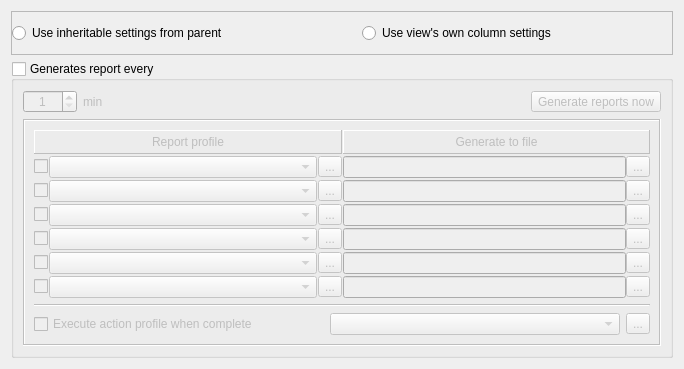
<?xml version="1.0" encoding="UTF-8"?>
<ui version="4.0">
 <class>DynamicViewReportsWidget</class>
 <widget class="QWidget" name="DynamicViewReportsWidget">
  <property name="geometry">
   <rect>
    <x>0</x>
    <y>0</y>
    <width>684</width>
    <height>369</height>
   </rect>
  </property>
  <property name="windowTitle">
   <string>Form</string>
  </property>
  <layout class="QVBoxLayout" name="verticalLayout_5">
   <item>
    <widget class="QFrame" name="frame">
     <property name="frameShape">
      <enum>QFrame::StyledPanel</enum>
     </property>
     <property name="frameShadow">
      <enum>QFrame::Raised</enum>
     </property>
     <layout class="QHBoxLayout" name="horizontalLayout_5">
      <property name="spacing">
       <number>40</number>
      </property>
      <property name="leftMargin">
       <number>0</number>
      </property>
      <property name="topMargin">
       <number>5</number>
      </property>
      <property name="rightMargin">
       <number>0</number>
      </property>
      <property name="bottomMargin">
       <number>5</number>
      </property>
      <item>
       <widget class="QRadioButton" name="rdUseInheritable">
        <property name="text">
         <string>Use inheritable settings from parent</string>
        </property>
       </widget>
      </item>
      <item>
       <widget class="QRadioButton" name="rdUseOwn">
        <property name="text">
         <string>Use view's own column settings</string>
        </property>
       </widget>
      </item>
     </layout>
    </widget>
   </item>
   <item>
    <widget class="QGroupBox" name="grpGenerateReporEvery">
     <property name="title">
      <string>Generates report every</string>
     </property>
     <property name="checkable">
      <bool>true</bool>
     </property>
     <property name="checked">
      <bool>false</bool>
     </property>
     <layout class="QVBoxLayout" name="verticalLayout_4">
      <item>
       <layout class="QHBoxLayout" name="horizontalLayout">
        <item>
         <widget class="QSpinBox" name="spinGenerateReportsMin">
          <property name="alignment">
           <set>Qt::AlignCenter</set>
          </property>
          <property name="minimum">
           <number>1</number>
          </property>
          <property name="maximum">
           <number>1439</number>
          </property>
         </widget>
        </item>
        <item>
         <widget class="QLabel" name="label">
          <property name="text">
           <string>min</string>
          </property>
         </widget>
        </item>
        <item>
         <spacer name="horizontalSpacer">
          <property name="orientation">
           <enum>Qt::Horizontal</enum>
          </property>
          <property name="sizeHint" stdset="0">
           <size>
            <width>40</width>
            <height>20</height>
           </size>
          </property>
         </spacer>
        </item>
        <item>
         <widget class="QToolButton" name="btnGenerateNow">
          <property name="text">
           <string>Generate reports now</string>
          </property>
         </widget>
        </item>
       </layout>
      </item>
      <item>
       <widget class="QFrame" name="frame_21">
        <property name="frameShape">
         <enum>QFrame::Box</enum>
        </property>
        <property name="frameShadow">
         <enum>QFrame::Sunken</enum>
        </property>
        <layout class="QVBoxLayout" name="verticalLayout_3">
         <item>
          <layout class="QHBoxLayout" name="horizontalLayout_18">
           <property name="spacing">
            <number>1</number>
           </property>
           <item>
            <layout class="QVBoxLayout" name="verticalLayout">
             <property name="spacing">
              <number>2</number>
             </property>
             <item>
              <widget class="QFrame" name="frame_23">
               <property name="sizePolicy">
                <sizepolicy hsizetype="Preferred" vsizetype="Fixed">
                 <horstretch>0</horstretch>
                 <verstretch>0</verstretch>
                </sizepolicy>
               </property>
               <property name="frameShape">
                <enum>QFrame::Panel</enum>
               </property>
               <property name="frameShadow">
                <enum>QFrame::Raised</enum>
               </property>
               <layout class="QHBoxLayout" name="horizontalLayout_12">
                <property name="leftMargin">
                 <number>4</number>
                </property>
                <property name="topMargin">
                 <number>4</number>
                </property>
                <property name="rightMargin">
                 <number>4</number>
                </property>
                <property name="bottomMargin">
                 <number>4</number>
                </property>
                <item>
                 <widget class="QLabel" name="label_153">
                  <property name="text">
                   <string>Report profile</string>
                  </property>
                  <property name="alignment">
                   <set>Qt::AlignCenter</set>
                  </property>
                 </widget>
                </item>
               </layout>
              </widget>
             </item>
             <item>
              <layout class="QHBoxLayout" name="horizontalLayout_3">
               <property name="spacing">
                <number>1</number>
               </property>
               <item>
                <widget class="QCheckBox" name="chkCreateReport_1">
                 <property name="sizePolicy">
                  <sizepolicy hsizetype="Maximum" vsizetype="Fixed">
                   <horstretch>0</horstretch>
                   <verstretch>0</verstretch>
                  </sizepolicy>
                 </property>
                 <property name="text">
                  <string/>
                 </property>
                </widget>
               </item>
               <item>
                <widget class="QComboBox" name="cmbCreateReport_1"/>
               </item>
               <item>
                <widget class="QToolButton" name="btnCreateReport_1">
                 <property name="text">
                  <string>...</string>
                 </property>
                 <property name="icon">
                  <iconset resource="../qHostMonitor.qrc">
                   <normaloff>:/img/foldersTree.png</normaloff>:/img/foldersTree.png</iconset>
                 </property>
                 <property name="iconSize">
                  <size>
                   <width>16</width>
                   <height>16</height>
                  </size>
                 </property>
                </widget>
               </item>
              </layout>
             </item>
             <item>
              <layout class="QHBoxLayout" name="horizontalLayout_4">
               <property name="spacing">
                <number>1</number>
               </property>
               <item>
                <widget class="QCheckBox" name="chkCreateReport_2">
                 <property name="sizePolicy">
                  <sizepolicy hsizetype="Maximum" vsizetype="Fixed">
                   <horstretch>0</horstretch>
                   <verstretch>0</verstretch>
                  </sizepolicy>
                 </property>
                 <property name="text">
                  <string/>
                 </property>
                </widget>
               </item>
               <item>
                <widget class="QComboBox" name="cmbCreateReport_2"/>
               </item>
               <item>
                <widget class="QToolButton" name="btnCreateReport_2">
                 <property name="text">
                  <string>...</string>
                 </property>
                 <property name="icon">
                  <iconset resource="../qHostMonitor.qrc">
                   <normaloff>:/img/foldersTree.png</normaloff>:/img/foldersTree.png</iconset>
                 </property>
                 <property name="iconSize">
                  <size>
                   <width>16</width>
                   <height>16</height>
                  </size>
                 </property>
                </widget>
               </item>
              </layout>
             </item>
             <item>
              <layout class="QHBoxLayout" name="horizontalLayout_6">
               <property name="spacing">
                <number>1</number>
               </property>
               <item>
                <widget class="QCheckBox" name="chkCreateReport_3">
                 <property name="sizePolicy">
                  <sizepolicy hsizetype="Maximum" vsizetype="Fixed">
                   <horstretch>0</horstretch>
                   <verstretch>0</verstretch>
                  </sizepolicy>
                 </property>
                 <property name="text">
                  <string/>
                 </property>
                </widget>
               </item>
               <item>
                <widget class="QComboBox" name="cmbCreateReport_3"/>
               </item>
               <item>
                <widget class="QToolButton" name="btnCreateReport_3">
                 <property name="text">
                  <string>...</string>
                 </property>
                 <property name="icon">
                  <iconset resource="../qHostMonitor.qrc">
                   <normaloff>:/img/foldersTree.png</normaloff>:/img/foldersTree.png</iconset>
                 </property>
                 <property name="iconSize">
                  <size>
                   <width>16</width>
                   <height>16</height>
                  </size>
                 </property>
                </widget>
               </item>
              </layout>
             </item>
             <item>
              <layout class="QHBoxLayout" name="horizontalLayout_7">
               <property name="spacing">
                <number>1</number>
               </property>
               <item>
                <widget class="QCheckBox" name="chkCreateReport_4">
                 <property name="sizePolicy">
                  <sizepolicy hsizetype="Maximum" vsizetype="Fixed">
                   <horstretch>0</horstretch>
                   <verstretch>0</verstretch>
                  </sizepolicy>
                 </property>
                 <property name="text">
                  <string/>
                 </property>
                </widget>
               </item>
               <item>
                <widget class="QComboBox" name="cmbCreateReport_4"/>
               </item>
               <item>
                <widget class="QToolButton" name="btnCreateReport_4">
                 <property name="text">
                  <string>...</string>
                 </property>
                 <property name="icon">
                  <iconset resource="../qHostMonitor.qrc">
                   <normaloff>:/img/foldersTree.png</normaloff>:/img/foldersTree.png</iconset>
                 </property>
                 <property name="iconSize">
                  <size>
                   <width>16</width>
                   <height>16</height>
                  </size>
                 </property>
                </widget>
               </item>
              </layout>
             </item>
             <item>
              <layout class="QHBoxLayout" name="horizontalLayout_8">
               <property name="spacing">
                <number>1</number>
               </property>
               <item>
                <widget class="QCheckBox" name="chkCreateReport_5">
                 <property name="sizePolicy">
                  <sizepolicy hsizetype="Maximum" vsizetype="Fixed">
                   <horstretch>0</horstretch>
                   <verstretch>0</verstretch>
                  </sizepolicy>
                 </property>
                 <property name="text">
                  <string/>
                 </property>
                </widget>
               </item>
               <item>
                <widget class="QComboBox" name="cmbCreateReport_5"/>
               </item>
               <item>
                <widget class="QToolButton" name="btnCreateReport_5">
                 <property name="text">
                  <string>...</string>
                 </property>
                 <property name="icon">
                  <iconset resource="../qHostMonitor.qrc">
                   <normaloff>:/img/foldersTree.png</normaloff>:/img/foldersTree.png</iconset>
                 </property>
                 <property name="iconSize">
                  <size>
                   <width>16</width>
                   <height>16</height>
                  </size>
                 </property>
                </widget>
               </item>
              </layout>
             </item>
             <item>
              <layout class="QHBoxLayout" name="horizontalLayout_9">
               <property name="spacing">
                <number>1</number>
               </property>
               <item>
                <widget class="QCheckBox" name="chkCreateReport_6">
                 <property name="sizePolicy">
                  <sizepolicy hsizetype="Maximum" vsizetype="Fixed">
                   <horstretch>0</horstretch>
                   <verstretch>0</verstretch>
                  </sizepolicy>
                 </property>
                 <property name="text">
                  <string/>
                 </property>
                </widget>
               </item>
               <item>
                <widget class="QComboBox" name="cmbCreateReport_6"/>
               </item>
               <item>
                <widget class="QToolButton" name="btnCreateReport_6">
                 <property name="text">
                  <string>...</string>
                 </property>
                 <property name="icon">
                  <iconset resource="../qHostMonitor.qrc">
                   <normaloff>:/img/foldersTree.png</normaloff>:/img/foldersTree.png</iconset>
                 </property>
                 <property name="iconSize">
                  <size>
                   <width>16</width>
                   <height>16</height>
                  </size>
                 </property>
                </widget>
               </item>
              </layout>
             </item>
            </layout>
           </item>
           <item>
            <layout class="QVBoxLayout" name="verticalLayout_2">
             <property name="spacing">
              <number>2</number>
             </property>
             <item>
              <widget class="QFrame" name="frame_25">
               <property name="sizePolicy">
                <sizepolicy hsizetype="Preferred" vsizetype="Fixed">
                 <horstretch>0</horstretch>
                 <verstretch>0</verstretch>
                </sizepolicy>
               </property>
               <property name="frameShape">
                <enum>QFrame::Panel</enum>
               </property>
               <property name="frameShadow">
                <enum>QFrame::Raised</enum>
               </property>
               <layout class="QHBoxLayout" name="horizontalLayout_11">
                <property name="leftMargin">
                 <number>4</number>
                </property>
                <property name="topMargin">
                 <number>4</number>
                </property>
                <property name="rightMargin">
                 <number>4</number>
                </property>
                <property name="bottomMargin">
                 <number>4</number>
                </property>
                <item>
                 <widget class="QLabel" name="label_154">
                  <property name="sizePolicy">
                   <sizepolicy hsizetype="Preferred" vsizetype="Fixed">
                    <horstretch>0</horstretch>
                    <verstretch>0</verstretch>
                   </sizepolicy>
                  </property>
                  <property name="text">
                   <string>Generate to file</string>
                  </property>
                  <property name="alignment">
                   <set>Qt::AlignCenter</set>
                  </property>
                 </widget>
                </item>
               </layout>
              </widget>
             </item>
             <item>
              <layout class="QHBoxLayout" name="horizontalLayout_10">
               <property name="spacing">
                <number>0</number>
               </property>
               <item>
                <widget class="QLineEdit" name="editReportFile_1">
                 <property name="sizePolicy">
                  <sizepolicy hsizetype="Preferred" vsizetype="Fixed">
                   <horstretch>0</horstretch>
                   <verstretch>0</verstretch>
                  </sizepolicy>
                 </property>
                </widget>
               </item>
               <item>
                <widget class="QToolButton" name="btnelectReportFile_1">
                 <property name="text">
                  <string>...</string>
                 </property>
                 <property name="icon">
                  <iconset resource="../qHostMonitor.qrc">
                   <normaloff>:/img/open.png</normaloff>:/img/open.png</iconset>
                 </property>
                 <property name="iconSize">
                  <size>
                   <width>16</width>
                   <height>16</height>
                  </size>
                 </property>
                </widget>
               </item>
              </layout>
             </item>
             <item>
              <layout class="QHBoxLayout" name="horizontalLayout_13">
               <property name="spacing">
                <number>0</number>
               </property>
               <item>
                <widget class="QLineEdit" name="editReportFile_2">
                 <property name="sizePolicy">
                  <sizepolicy hsizetype="Preferred" vsizetype="Fixed">
                   <horstretch>0</horstretch>
                   <verstretch>0</verstretch>
                  </sizepolicy>
                 </property>
                </widget>
               </item>
               <item>
                <widget class="QToolButton" name="btnelectReportFile_2">
                 <property name="text">
                  <string>...</string>
                 </property>
                 <property name="icon">
                  <iconset resource="../qHostMonitor.qrc">
                   <normaloff>:/img/open.png</normaloff>
                   <normalon>:/img/open.png</normalon>:/img/open.png</iconset>
                 </property>
                 <property name="iconSize">
                  <size>
                   <width>16</width>
                   <height>16</height>
                  </size>
                 </property>
                </widget>
               </item>
              </layout>
             </item>
             <item>
              <layout class="QHBoxLayout" name="horizontalLayout_14">
               <property name="spacing">
                <number>0</number>
               </property>
               <item>
                <widget class="QLineEdit" name="editReportFile_3">
                 <property name="sizePolicy">
                  <sizepolicy hsizetype="Preferred" vsizetype="Fixed">
                   <horstretch>0</horstretch>
                   <verstretch>0</verstretch>
                  </sizepolicy>
                 </property>
                </widget>
               </item>
               <item>
                <widget class="QToolButton" name="btnelectReportFile_3">
                 <property name="text">
                  <string>...</string>
                 </property>
                 <property name="icon">
                  <iconset>
                   <normaloff>:/images/optionsform/lognameedit.png</normaloff>
                   <normalon>:/img/open.png</normalon>:/images/optionsform/lognameedit.png</iconset>
                 </property>
                 <property name="iconSize">
                  <size>
                   <width>16</width>
                   <height>16</height>
                  </size>
                 </property>
                </widget>
               </item>
              </layout>
             </item>
             <item>
              <layout class="QHBoxLayout" name="horizontalLayout_15">
               <property name="spacing">
                <number>0</number>
               </property>
               <item>
                <widget class="QLineEdit" name="editReportFile_4">
                 <property name="sizePolicy">
                  <sizepolicy hsizetype="Preferred" vsizetype="Fixed">
                   <horstretch>0</horstretch>
                   <verstretch>0</verstretch>
                  </sizepolicy>
                 </property>
                </widget>
               </item>
               <item>
                <widget class="QToolButton" name="btnelectReportFile_4">
                 <property name="text">
                  <string>...</string>
                 </property>
                 <property name="icon">
                  <iconset resource="../qHostMonitor.qrc">
                   <normaloff>:/img/open.png</normaloff>:/img/open.png</iconset>
                 </property>
                 <property name="iconSize">
                  <size>
                   <width>16</width>
                   <height>16</height>
                  </size>
                 </property>
                </widget>
               </item>
              </layout>
             </item>
             <item>
              <layout class="QHBoxLayout" name="horizontalLayout_16">
               <property name="spacing">
                <number>0</number>
               </property>
               <item>
                <widget class="QLineEdit" name="editReportFile_5">
                 <property name="sizePolicy">
                  <sizepolicy hsizetype="Preferred" vsizetype="Fixed">
                   <horstretch>0</horstretch>
                   <verstretch>0</verstretch>
                  </sizepolicy>
                 </property>
                </widget>
               </item>
               <item>
                <widget class="QToolButton" name="btnelectReportFile_5">
                 <property name="text">
                  <string>...</string>
                 </property>
                 <property name="icon">
                  <iconset resource="../qHostMonitor.qrc">
                   <normaloff>:/img/open.png</normaloff>:/img/open.png</iconset>
                 </property>
                 <property name="iconSize">
                  <size>
                   <width>16</width>
                   <height>16</height>
                  </size>
                 </property>
                </widget>
               </item>
              </layout>
             </item>
             <item>
              <layout class="QHBoxLayout" name="horizontalLayout_17">
               <property name="spacing">
                <number>0</number>
               </property>
               <item>
                <widget class="QLineEdit" name="editReportFile_6">
                 <property name="sizePolicy">
                  <sizepolicy hsizetype="Preferred" vsizetype="Fixed">
                   <horstretch>0</horstretch>
                   <verstretch>0</verstretch>
                  </sizepolicy>
                 </property>
                </widget>
               </item>
               <item>
                <widget class="QToolButton" name="btnelectReportFile_6">
                 <property name="text">
                  <string>...</string>
                 </property>
                 <property name="icon">
                  <iconset resource="../qHostMonitor.qrc">
                   <normaloff>:/img/open.png</normaloff>:/img/open.png</iconset>
                 </property>
                 <property name="iconSize">
                  <size>
                   <width>16</width>
                   <height>16</height>
                  </size>
                 </property>
                </widget>
               </item>
              </layout>
             </item>
            </layout>
           </item>
          </layout>
         </item>
         <item>
          <widget class="Line" name="line">
           <property name="orientation">
            <enum>Qt::Horizontal</enum>
           </property>
          </widget>
         </item>
         <item>
          <layout class="QHBoxLayout" name="horizontalLayout_19">
           <item>
            <widget class="QCheckBox" name="chkExecuteActionProfile">
             <property name="text">
              <string>Execute action profile when complete</string>
             </property>
            </widget>
           </item>
           <item>
            <widget class="QComboBox" name="cmbSelectActionProfile"/>
           </item>
           <item>
            <widget class="QToolButton" name="btnSelectActionProfile">
             <property name="text">
              <string>...</string>
             </property>
             <property name="icon">
              <iconset resource="../qHostMonitor.qrc">
               <normaloff>:/img/foldersTree.png</normaloff>:/img/foldersTree.png</iconset>
             </property>
             <property name="iconSize">
              <size>
               <width>16</width>
               <height>16</height>
              </size>
             </property>
            </widget>
           </item>
          </layout>
         </item>
        </layout>
       </widget>
      </item>
     </layout>
    </widget>
   </item>
  </layout>
 </widget>
 <resources>
  <include location="../qHostMonitor.qrc"/>
 </resources>
 <connections/>
</ui>
